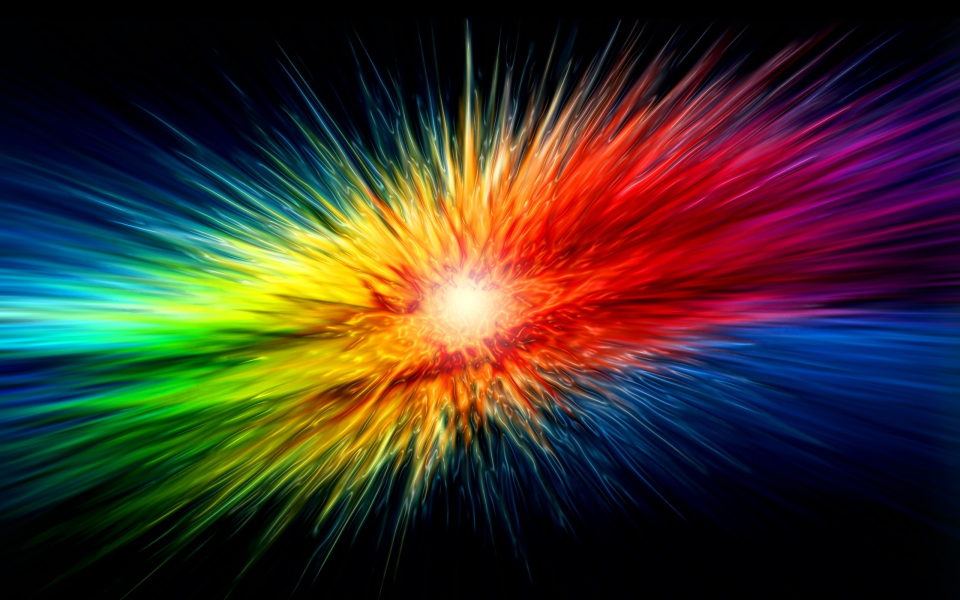
%> input picture cv/colorful.jpg, 1920 x 1200 px (shown at 1/2 size)
$ octave ps1.m   (GNU Octave 9; MATLAB toolbox functions it lacks are replaced by stand-ins)
%> lines starting %> are read from the running program, lines starting %| are printed output that depends on the picture
% Mirco Kocher
% 09-113-739

clear all;
close all;
clc;

im = imread('colorful.jpg');
%> im is the input picture: size 1200x1920x3 uint8; mean R, G, B 59.7, 49.4, 40.6
imGray = rgb2gray(im);
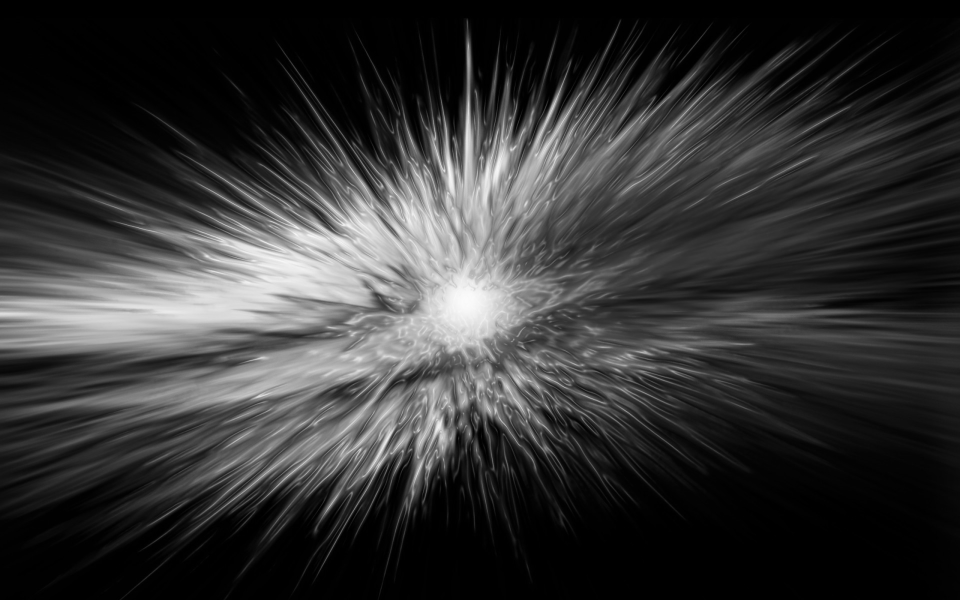
%> imGray: size 1200x1920 uint8 (shown at 1/2 size); min 0, max 251, mean 51.4
figure;
subplot(2,4,1);
imshow(im);
title('Original')
subplot(2,4,2);
imshow(imGray);
title('Gray')
% Task 1
imInvGray = uint8(ones(size(imGray))*255) - imGray;
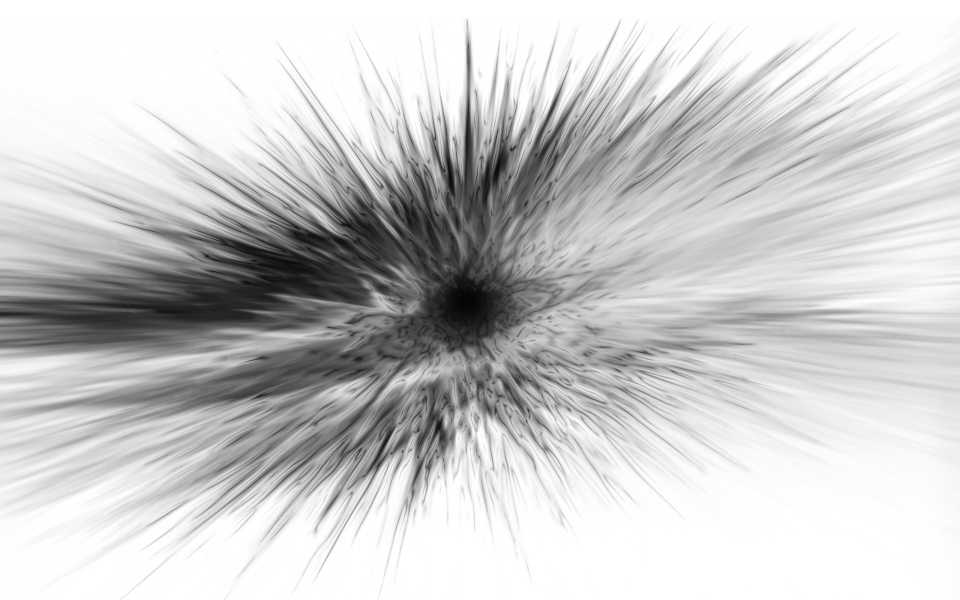
%> imInvGray: size 1200x1920 uint8 (shown at 1/2 size); min 4, max 255, mean 203.6
subplot(2,4,3);
imshow(imInvGray);
title('Negative Gray')
% Task 2
imMir = cat(3, im(:,end:-1:1,1), im(:,end:-1:1,2), im(:,end:-1:1,3));
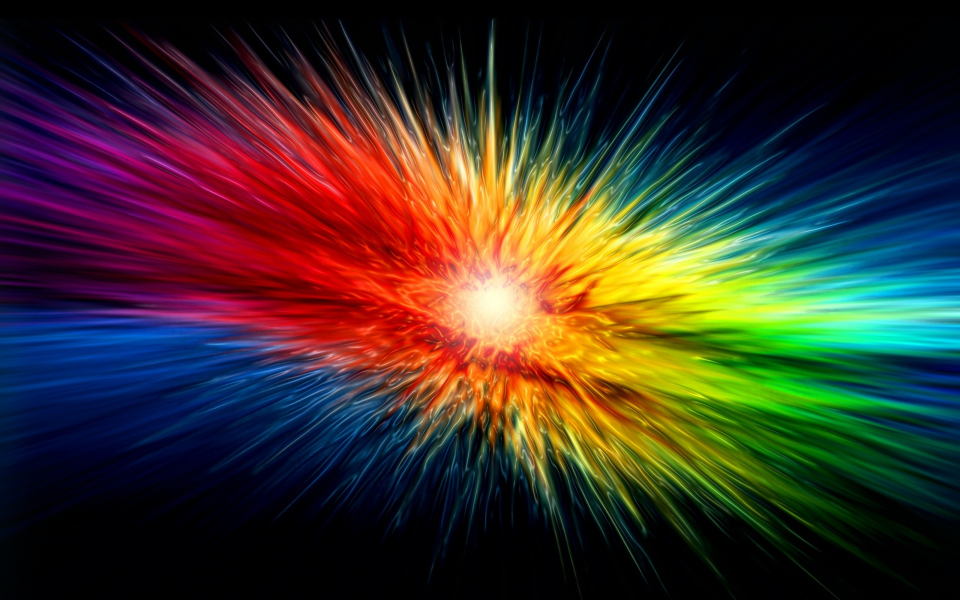
%> imMir: size 1200x1920x3 uint8 (shown at 1/2 size); mean R, G, B 59.7, 49.4, 40.6; mean of the top-left, top-right, bottom-left and bottom-right quarters 50.2, 56, 34.8, 58.5
subplot(2,4,4);
imshow(imMir);
title('Mirror')
% Task 3
imRG = cat(3, im(:,:,2), im(:,:,1), im(:,:,3));
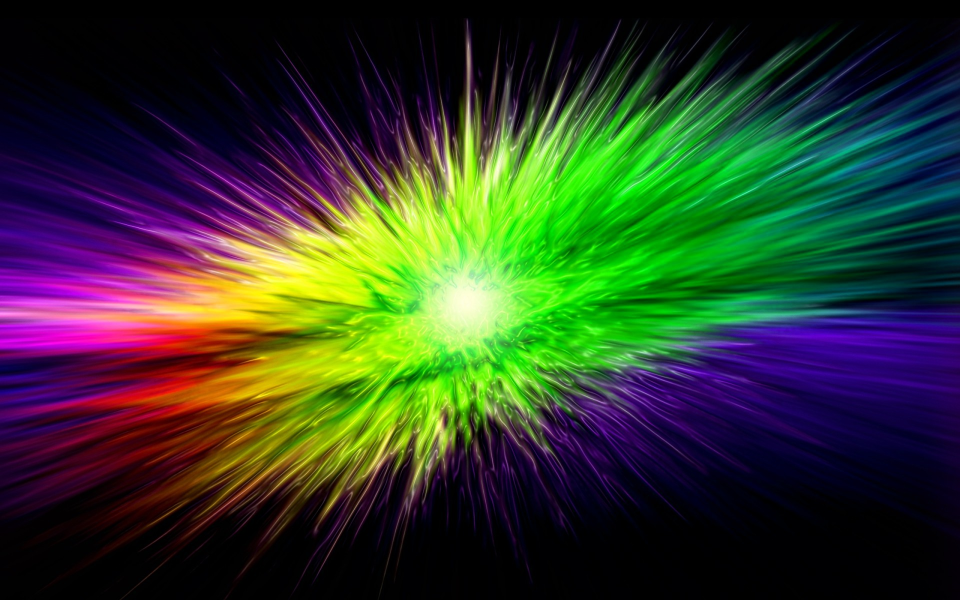
%> imRG: size 1200x1920x3 uint8 (shown at 1/2 size); mean R, G, B 49.4, 59.7, 40.6
subplot(2,4,5);
imshow(imRG);
title('Red Green Switch')
% Task 4
imAvg = (im + imMir)./2;
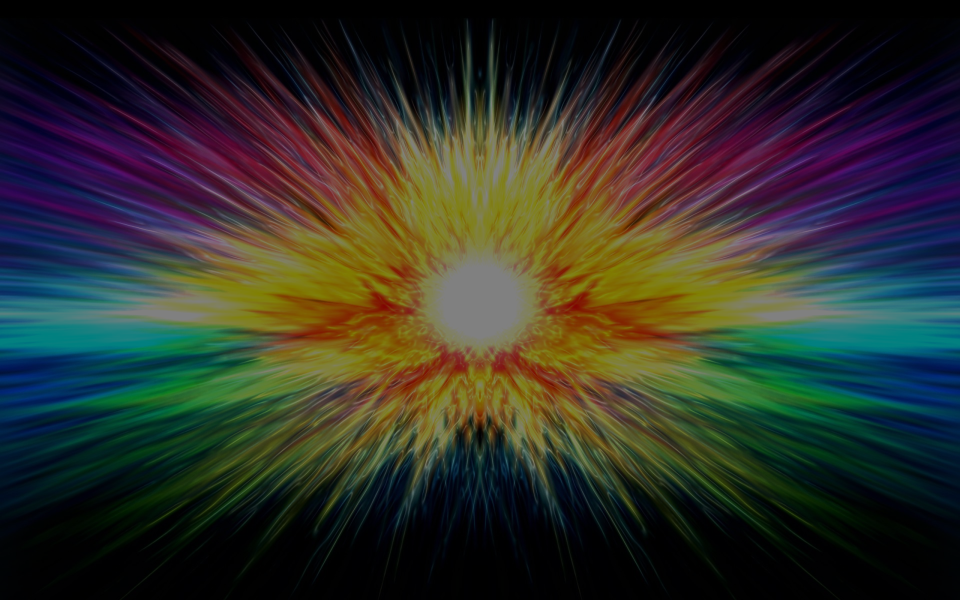
%> imAvg: size 1200x1920x3 uint8 (shown at 1/2 size); mean R, G, B 46.6, 47.7, 39.8
subplot(2,4,6);
imshow(imAvg);
title('Averaged with Mirror')
% Task 5
r = randi(510)-255;
imRandGray = double(imGray) + ones(size(imGray))*r;
imRandGray(find(imRandGray > 255)) = 255;
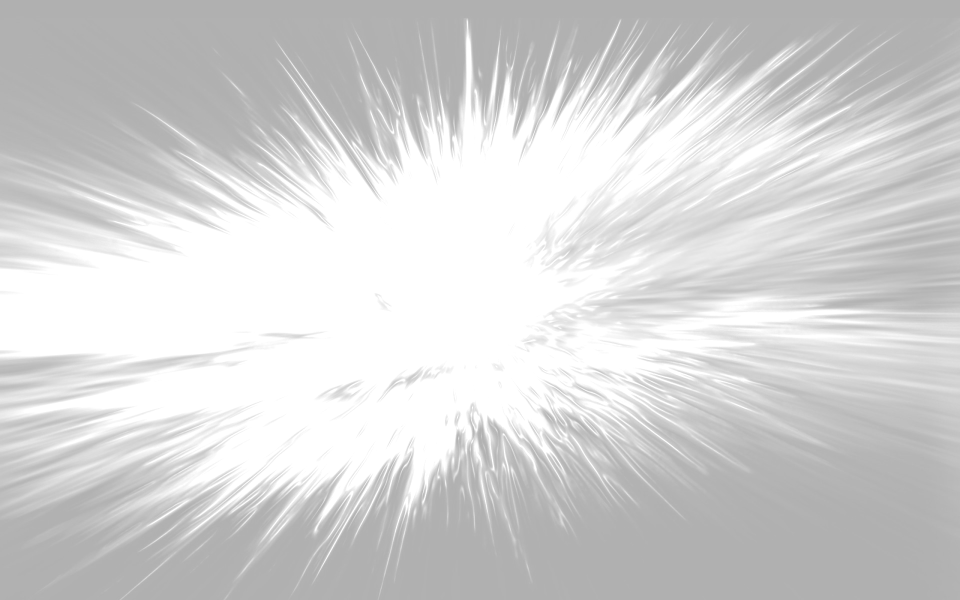
%> imRandGray: size 1200x1920 double (shown at 1/2 size); min 176, max 255, mean 211.6
imRandGray(find(imRandGray < 0)) = 0;
subplot(2,4,7);
imshow(uint8(imRandGray));
title(sprintf('Grayscale %+i', r))
